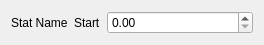
<?xml version="1.0" encoding="UTF-8"?>
<ui version="4.0">
 <class>OtherStatRow</class>
 <widget class="QWidget" name="OtherStatRow">
  <property name="geometry">
   <rect>
    <x>0</x>
    <y>0</y>
    <width>264</width>
    <height>45</height>
   </rect>
  </property>
  <property name="windowTitle">
   <string>Form</string>
  </property>
  <layout class="QHBoxLayout" name="horizontalLayout">
   <item>
    <widget class="QLabel" name="labelStatName">
     <property name="sizePolicy">
      <sizepolicy hsizetype="Minimum" vsizetype="Preferred">
       <horstretch>0</horstretch>
       <verstretch>0</verstretch>
      </sizepolicy>
     </property>
     <property name="text">
      <string>Stat Name</string>
     </property>
    </widget>
   </item>
   <item>
    <widget class="QFrame" name="frame">
     <property name="sizePolicy">
      <sizepolicy hsizetype="Expanding" vsizetype="Preferred">
       <horstretch>0</horstretch>
       <verstretch>0</verstretch>
      </sizepolicy>
     </property>
     <property name="frameShape">
      <enum>QFrame::NoFrame</enum>
     </property>
     <property name="frameShadow">
      <enum>QFrame::Plain</enum>
     </property>
     <layout class="QFormLayout" name="formLayout">
      <property name="labelAlignment">
       <set>Qt::AlignCenter</set>
      </property>
      <property name="formAlignment">
       <set>Qt::AlignCenter</set>
      </property>
      <property name="leftMargin">
       <number>0</number>
      </property>
      <property name="topMargin">
       <number>0</number>
      </property>
      <property name="rightMargin">
       <number>0</number>
      </property>
      <property name="bottomMargin">
       <number>0</number>
      </property>
      <item row="0" column="0">
       <widget class="QLabel" name="label_3">
        <property name="text">
         <string>Start</string>
        </property>
       </widget>
      </item>
      <item row="0" column="1">
       <widget class="QDoubleSpinBox" name="doubleSpinBoxStart">
        <property name="maximum">
         <double>999999999.000000000000000</double>
        </property>
       </widget>
      </item>
     </layout>
    </widget>
   </item>
  </layout>
 </widget>
 <resources/>
 <connections/>
</ui>
